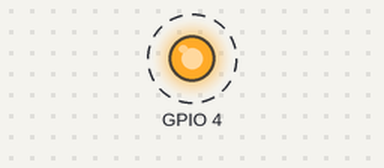
The program below on a simulated Raspberry Pi (BCM pin numbers). Parts: output pins drawn as LEDs (lit = HIGH). Dashed ring = blinking.

Above: at 0.5 s.
Timing chart, 0 to 4.6 s (numbered marks = the images above):
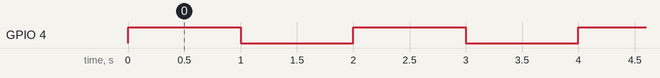

The program:

goz_k_rp.py
```python
import time
import RPi.GPIO as GPIO
GPIO.setmode(GPIO.BCM)
GPIO.setwarnings(False)
GPIO.setup(4,GPIO.OUT)
while 1:
    GPIO.output(4,GPIO.HIGH)
    time.sleep(1)
    GPIO.output(4,GPIO.LOW)
    time.sleep(1)
```

Measured:
- by itself, GPIO 4: alternates HIGH for 1.0 s and LOW for 1.0 s
